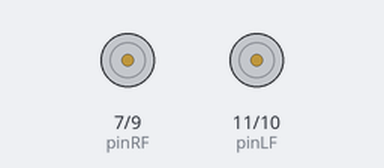
The sketch below on a simulated Arduino Uno, built with avr-gcc and run on an emulated ATmega328P. Shown: motor-driver pin pairs drawn as motors (green arrow = first pin HIGH = forward, orange = second pin HIGH = backward, longer = more drive).

Above: at 0.05 s.
At 2.85 s:
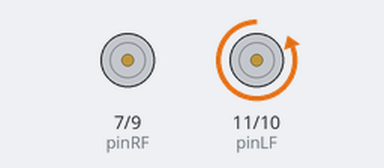
Timing chart, 0 to 3.1 s (numbered marks = the images above):
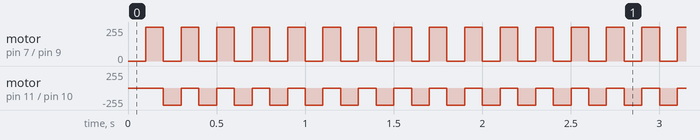

Measured:
- by itself, motor on pin 7 (pinRF) / pin 9 (pinRB): alternates forward 255/255 for 0.10 s and stopped for 0.10 s
- by itself, motor on pin 11 (pinLF) / pin 10 (pinLB): alternates backward 255/255 for 0.10 s and stopped for 0.10 s

The sketch:

main-Sketch.ino
```cpp
int pinLB = 10;
int pinLF = 11;
int pinRF = 7;
int pinRB = 9;

void setup(){
 Serial.begin(9600);
 pinMode(pinLB, OUTPUT);

 pinMode(pinLF, OUTPUT);

 pinMode(pinRB, OUTPUT);

 pinMode(pinRF, OUTPUT);
}

void loop(){
  rightForward();
  leftBackward();
  //stopBothMotors();
}

void stopBothMotors(){
 delay(100);
 digitalWrite(pinLB,LOW);
 digitalWrite(pinLF,LOW);
 digitalWrite(pinRB, LOW);
 digitalWrite(pinRF, LOW);
}


void leftForward(){
 stopBothMotors();
 digitalWrite(pinLB,LOW);
 digitalWrite(pinLF,HIGH);
}

void leftBackward(){
 stopBothMotors();
 digitalWrite(pinLB,HIGH);
 digitalWrite(pinLF,LOW);
}

void rightForward(){
  stopBothMotors();
   digitalWrite(pinRB, LOW);
 digitalWrite(pinRF, HIGH);
}

void rightBackward(){
  stopBothMotors();
   digitalWrite(pinRB, HIGH);
 digitalWrite(pinRF, LOW);
}
```
